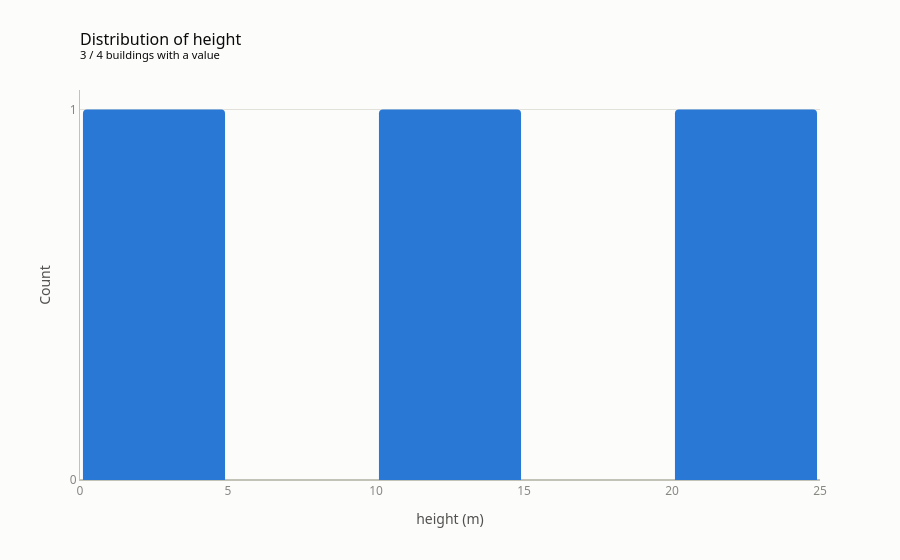

The notebook cell this image was saved under:
### Code cell
buildings.plot.distribution("height", bins=5)

### Figure 1 — Plotly figure (JSON) as saved in the notebook; plotly's stock layout.template omitted (floating-point values rounded to 4 significant figures)
{"data": [{"hovertemplate": "%{x}: %{y}<extra></extra>", "marker": {"color": "#2a78d6"}, "nbinsx": 5, "x": [3.6, 14.1, 21.1], "type": "histogram"}], "layout": {"title": {"font": {"size": 16, "color": "#0b0b0b"}, "text": "Distribution of height<br><sup>3 / 4 buildings with a value</sup>", "x": 0, "xref": "paper", "xanchor": "left"}, "font": {"family": "system-ui, -apple-system, \"Segoe UI\", sans-serif", "size": 12, "color": "#52514e"}, "legend": {"orientation": "h", "yanchor": "bottom", "y": 1.0, "x": 0, "title": {}, "traceorder": "normal"}, "hoverlabel": {"font": {"color": "#0b0b0b", "family": "system-ui, -apple-system, \"Segoe UI\", sans-serif"}, "bgcolor": "#fcfcfb"}, "margin": {"t": 90}, "paper_bgcolor": "#fcfcfb", "plot_bgcolor": "#fcfcfb", "bargap": 0.04, "barcornerradius": 4, "xaxis": {"tickfont": {"color": "#898781"}, "title": {"font": {"color": "#52514e"}, "text": "height (m)"}, "gridcolor": "#e1e0d9", "linecolor": "#c3c2b7", "zerolinecolor": "#c3c2b7", "showgrid": false}, "yaxis": {"tickfont": {"color": "#898781"}, "title": {"text": "Count"}, "gridcolor": "#e1e0d9", "linecolor": "#c3c2b7", "zerolinecolor": "#c3c2b7", "showgrid": true, "dtick": 1, "rangemode": "tozero"}}}
